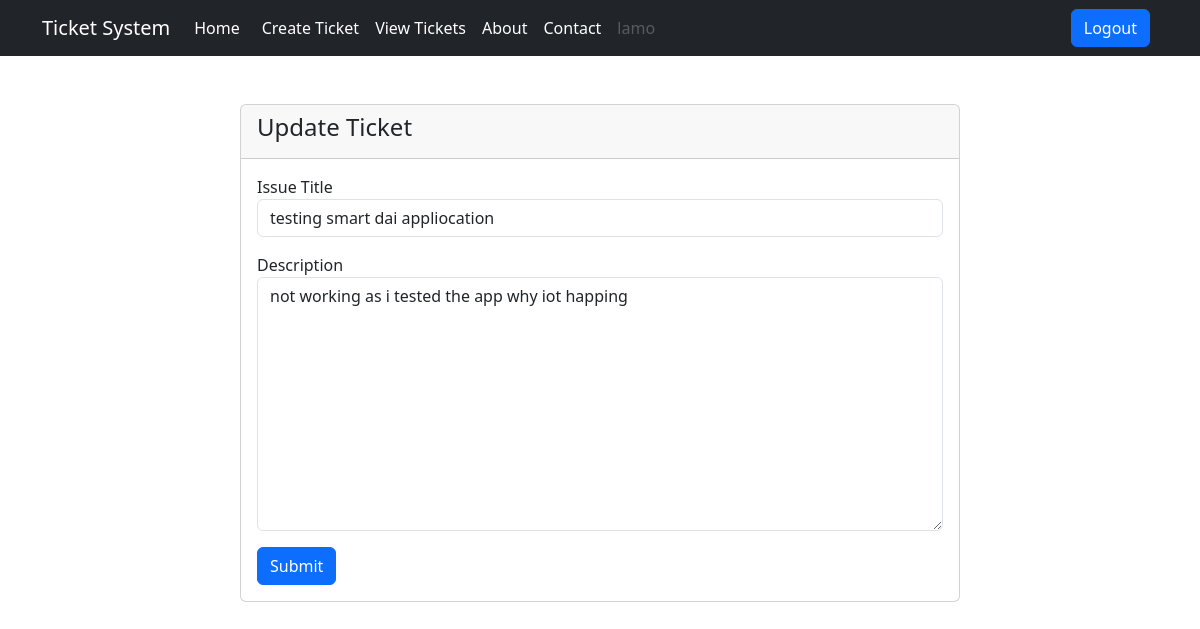
Page /ticket/update-ticket/3/ (signed in) on the committed database.
### users/models.py (models this page shows, shortened)
class User(AbstractUser):
    is_customer = models.BooleanField(default=False)
    is_engineer = models.BooleanField(default=False)

### ticket/models.py (models this page shows, shortened)
class Ticket(models.Model):
    status_choices ={
        ('Active', 'Active'),
        ('Completed', 'Completed'),
        ('Pending', 'Pending')
    }
    ticket_number = models.UUIDField(default=uuid.uuid4)
    title = models.CharField(max_length = 100)
    description = models.TextField()
    created_by = models.ForeignKey(User, on_delete = models.CASCADE, related_name = 'created_by')
    date_created = models.DateTimeField(auto_now_add = True)
    assigned_to = models.ForeignKey(User,on_delete= models.DO_NOTHING, null=True, blank = True)
    is_resolved = models.BooleanField(default = False)
    accepted_date = models.DateTimeField(null = True, blank = True)
    closed_date = models.DateTimeField(null = True, blank = True)
    ticket_status = models.CharField(max_length=15, choices = status_choices)

### ticket/views.py (the view)
# urls.py: path('update-ticket/<int:pk>/', views.update_ticket, name='update-ticket'),
@login_required
def update_ticket(request,pk):
    ticket = Ticket.objects.get(pk=pk)
    if not ticket.is_resolved:
        if request.method == 'POST':
            form = UpdateTicketForm(request.POST, instance=ticket)
            if form.is_valid():
                form.save()
                messages.info(request,'Your ticket info has been successfully updated and all the changes saved in the database.')
                return redirect('dashboard')
            else:
                messages.warning(request, 'Something wen wrong. Please check form input')
        else:
            form = UpdateTicketForm(instance=ticket)
            context = {'form':form}
            return render(request, 'ticket/update_ticket.html', context)
    else:
        messages.warning(request, 'You cannot make any changes')
        return redirect('dashboard')

### ticket/form.py
class UpdateTicketForm(forms.ModelForm):
    class Meta:
        model = Ticket
        fields =['title', 'description']

### templates/ticket/update_ticket.html (shortened to what this page needs)
{% extends 'base.html' %}
{% load widget_tweaks %}
{% block content %}
<div class="container mt-5">
    <div class="row justify-content-center">
      <div class="col-md-8">
        <div class="card">
          <div class="card-header">
            <h4>Update Ticket</h4>
          </div>
          <div class="card-body">
            <form method="POST">
              <div class="mb-3">
                <label for="issue" class="forrm-label">Issue Title</label>
                {% render_field form.title class="form-control" %}
              </div>
              <div class="mb-3">
                <label for="description" class="forrm-label">Description</label>
                {% render_field form.description class="form-control" %}
              </div>
              <button  class="btn btn-primary">Submit</button>
            </form>
          </div>
        </div>
      </div>
    </div>
  </div>
  {% endblock content %}

### templates/base.html (shortened to what this page needs)
<!DOCTYPE html>
<html lang="en">
<head>
    <link href="https://cdn.jsdelivr.net/npm/bootstrap@5.3.0/dist/css/bootstrap.min.css" rel="stylesheet">
</head>
<body>
{% if request.user.is_customer %}
    <nav class="navbar navbar-expand-lg navbar-dark bg-dark fixed-top">
        <div class="container">
            <a class="navbar-brand" href="#">Ticket System</a>
            <div class="collapse navbar-collapse" id="navbarNav">
                <ul class="navbar-nav ml-auto">
                    <li class="nav-item ">
                        <a class="nav-link active" href="/">Home</a>
                    </li>\
                    <li class="nav-item ">
                        <a class="nav-link active" href="{% url 'create-ticket' %}">Create Ticket</a>
                    </li>
                    <li class="nav-item ">
                        <a class="nav-link active" href="{% url 'all-tickets' %}">View Tickets</a>
                    </li>
                    <li class="nav-item">
                        <a class="nav-link active" href="#">About</a>
                    </li>
                    <li class="nav-item">
                        <a class="nav-link active" href="#">Contact</a>
                    </li>
                    <li class="nav-item">
                        <a class="nav-link disabled" href="#" tabindex="-1" aria-disabled="true">{{request.user.username}}</a>
                    </li>
                </ul>
                <ul class="navbar-nav ms-auto">
                    <li class="nav-item">
                        <a class="btn btn-primary me-2" href="{% url 'logout' %}">Logout</a>
                        </li>
                        </ul>
            </div>
        </div>
    </nav>
    {% endif %}
<div class="container mt-5">
    {% block content %}
    {% endblock content %}
</div>
</body>
</html>

### templates/base.html (style rules this page uses)
body { padding-top: 56px; }

### rows in the picture
User: user.username "lamo"
Ticket: title "testing smart dai appliocation", description "not working as i tested the app why iot happing"
